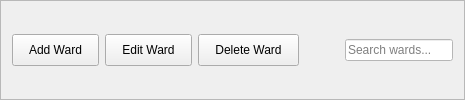
             <widget class="QFrame" name="wardActionsFrame">
              <property name="frameShape">
               <enum>QFrame::Shape::StyledPanel</enum>
              </property>
              <property name="frameShadow">
               <enum>QFrame::Shadow::Raised</enum>
              </property>
              <layout class="QHBoxLayout" name="horizontalLayout_10">
               <item>
                <widget class="QPushButton" name="addWardBtn">
                 <property name="styleSheet">
                  <string notr="true">padding: 8px 16px;</string>
                 </property>
                 <property name="text">
                  <string>Add Ward</string>
                 </property>
                </widget>
               </item>
               <item>
                <widget class="QPushButton" name="editWardBtn">
                 <property name="styleSheet">
                  <string notr="true">padding: 8px 16px;</string>
                 </property>
                 <property name="text">
                  <string>Edit Ward</string>
                 </property>
                </widget>
               </item>
               <item>
                <widget class="QPushButton" name="deleteWardBtn">
                 <property name="styleSheet">
                  <string notr="true">padding: 8px 16px;</string>
                 </property>
                 <property name="text">
                  <string>Delete Ward</string>
                 </property>
                </widget>
               </item>
               <item>
                <spacer name="horizontalSpacer_8">
                 <property name="orientation">
                  <enum>Qt::Orientation::Horizontal</enum>
                 </property>
                 <property name="sizeHint" stdset="0">
                  <size>
                   <width>40</width>
                   <height>20</height>
                  </size>
                 </property>
                </spacer>
               </item>
               <item>
                <widget class="QLineEdit" name="wardSearchBox">
                 <property name="styleSheet">
                  <string notr="true">/* In your styles.css or mainwindow.ui style section */
QLabel {
    color: #333333; /* Dark gray for readability */
}

QLineEdit, QComboBox, QTextEdit {
    color: #000000; /* Pure black */
    background-color: #ffffff; /* White background */
}

QTableWidget QTableCornerButton::section {
    color: #333333;
    background-color: #f3f4f6;
}</string>
                 </property>
                 <property name="placeholderText">
                  <string>Search wards...</string>
                 </property>
                </widget>
               </item>
              </layout>
             </widget>
